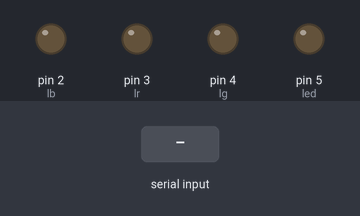
A sketch run on a simulated Arduino Uno, built with avr-gcc and run on an emulated ATmega328P. On the bench: output pins drawn as LEDs (lit = HIGH). Inputs (shaded band) come from the test bench.

Above: at 1.2 s.
1.3 s: "A" received over Serial
At 2.5 s:
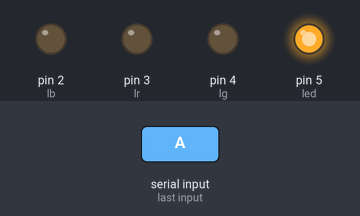
2.8 s: "r" received over Serial
At 3.8 s:
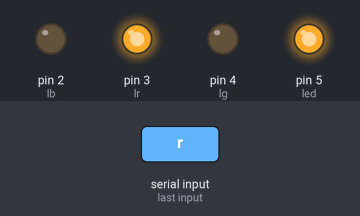
4.3 s: "a" received over Serial
At 4.9 s:
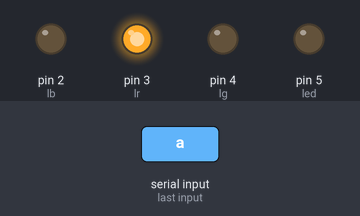
5.8 s: "g" received over Serial
At 6.1 s:
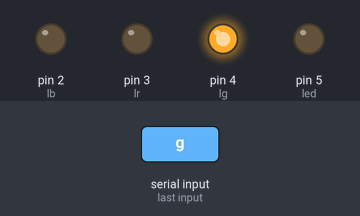
7.3 s: "b" received over Serial
At 8.4 s:
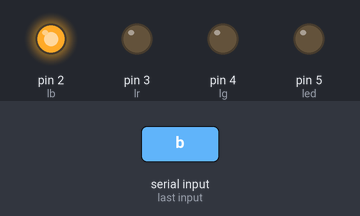
8.8 s: "A" received over Serial
At 9.6 s:
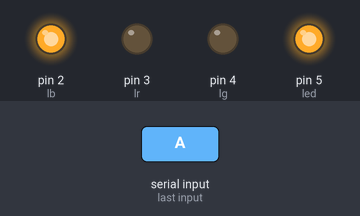
Timing chart, 0 to 11.3 s (numbered marks = the images above; inputs shaded):
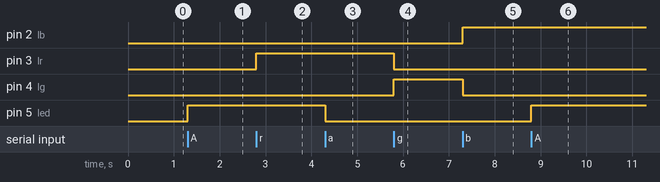

The sketch:

arduinoReceptor.ino
```cpp
#define led 5
#define lr 3
#define lg 4
#define lb 2

char comando;

//Arduino Receptor

void setup() {
  Serial.begin(9600);
  Serial.setTimeout(50);
  pinMode(led, OUTPUT);
  pinMode(lr, OUTPUT);
  pinMode(lg, OUTPUT);
  pinMode(lb, OUTPUT);

}

void loop() {
  if(Serial.available()>0){
    comando = Serial.read();
  }

  if(comando == 'A'){
    digitalWrite(led, 1);
  }else if(comando == 'a'){
    digitalWrite(led, 0);
  }else if(comando == 'r'){
    digitalWrite(lr, 1);
    digitalWrite(lg, 0);
    digitalWrite(lb, 0);
  }else if(comando == 'g'){
    digitalWrite(lr, 0);
    digitalWrite(lg, 1);
    digitalWrite(lb, 0);
  }else if(comando == 'b'){
    digitalWrite(lr, 0);
    digitalWrite(lg, 0);
    digitalWrite(lb, 1);
  }else{
    digitalWrite(lr, 0);
    digitalWrite(lg, 0);
    digitalWrite(lb, 0);
  }

}
```

Measured:
- after the input at 1.3 s, pin 5 (led): LOW → HIGH at once
- after the input at 2.8 s, pin 3 (lr): LOW → HIGH at once
- after the input at 4.3 s, pin 5 (led): HIGH → LOW at once
- after the input at 5.8 s, pin 3 (lr): HIGH → LOW at once; pin 4 (lg): LOW → HIGH at once
- after the input at 7.3 s, pin 2 (lb): LOW → HIGH at once; pin 4 (lg): HIGH → LOW at once
- after the input at 8.8 s, pin 5 (led): LOW → HIGH at once
